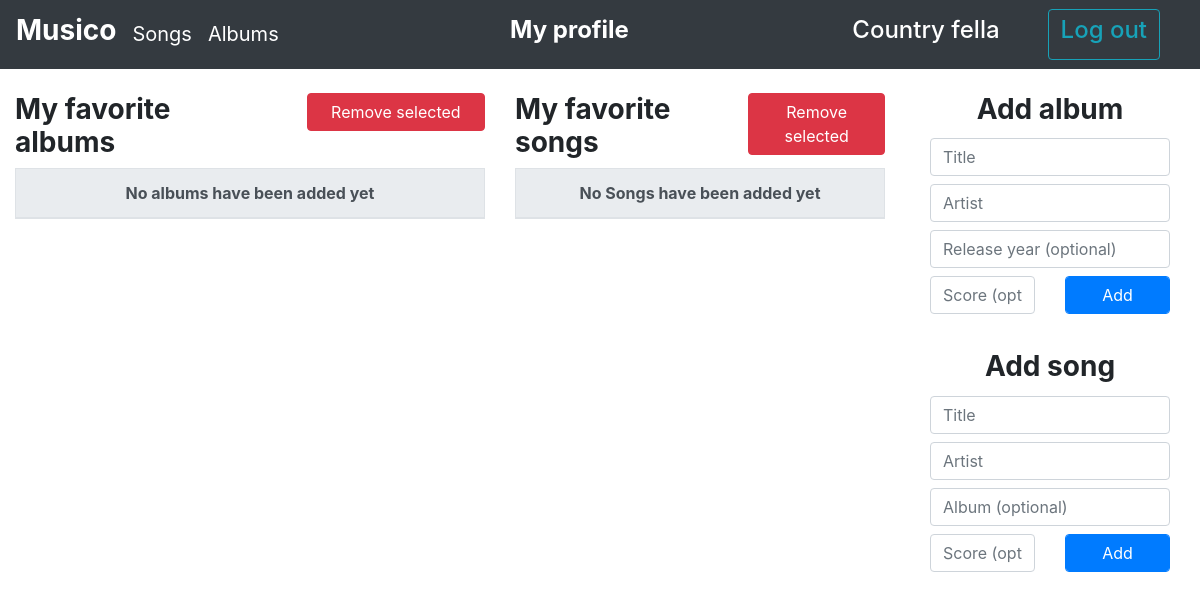
The page /profile (signed in) on the database as committed earlier.
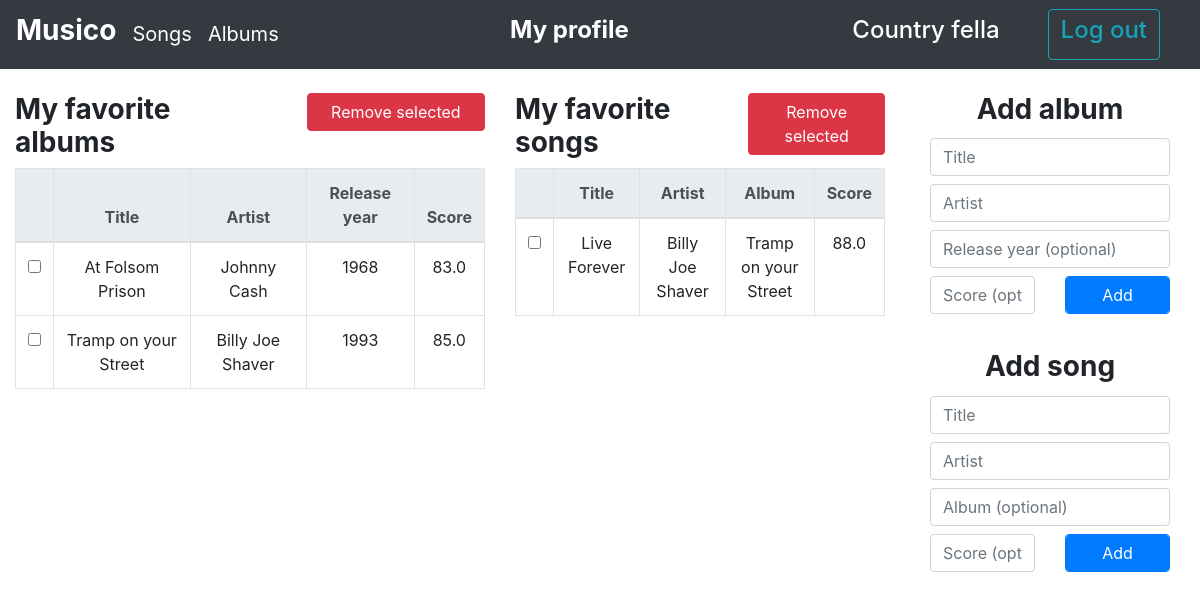
The same page on the database as committed later.
### app/models.py (models this page shows, shortened)
class User(db.Model, UserMixin):
    id = db.Column(db.Integer, primary_key=True)
    username = db.Column(db.String(50), index=True)
    password = db.Column(db.BINARY)
    favorite_songs = db.relationship('FavoriteSong', back_populates='user')
    favorite_albums = db.relationship('FavoriteAlbum', back_populates='user')

class FavoriteAlbum(db.Model):
    user_id = db.Column(db.Integer, db.ForeignKey('user.id'), primary_key=True)
    album_id = db.Column(db.Integer, db.ForeignKey('album.id'), primary_key=True)
    user = db.relationship('User', back_populates='favorite_albums')
    album = db.relationship('Album', back_populates='favored')
    rating = db.Column(db.Float)

class Album(db.Model):
    id = db.Column(db.Integer, primary_key=True)
    title = db.Column(db.String(200), index=True)
    year_released = db.Column(db.Integer, index=True)
    artist_id = db.Column(db.Integer, db.ForeignKey('artist.id'))
    artist = db.relationship('Artist', back_populates='albums')
    songs = db.relationship('Song', back_populates='album')
    favored = db.relationship('FavoriteAlbum', back_populates='album')
    def __repr__(self):
        return self.title

class Artist(db.Model):
    id = db.Column(db.Integer, primary_key=True)
    name = db.Column(db.String(150), index=True)
    albums = db.relationship('Album', back_populates='artist')
    songs = db.relationship('Song', back_populates='artist')
    def __repr__(self):
        return self.name

class FavoriteSong(db.Model):
    user_id = db.Column(db.Integer, db.ForeignKey('user.id'), primary_key=True)
    song_id = db.Column(db.Integer, db.ForeignKey('song.id'), primary_key=True)
    user = db.relationship('User', back_populates='favorite_songs')
    song = db.relationship('Song', back_populates='favored')
    rating = db.Column(db.Float)

class Song(db.Model):
    id = db.Column(db.Integer, primary_key=True)
    title = db.Column(db.String(200), index=True)
    artist_id = db.Column(db.Integer, db.ForeignKey('artist.id'))
    artist = db.relationship('Artist', back_populates='songs')
    album_id = db.Column(db.Integer, db.ForeignKey('album.id'))
    album = db.relationship('Album', back_populates='songs')
    favored = db.relationship('FavoriteSong', back_populates='song')

### app/views.py (the view)
@app.route('/profile', methods=['GET', 'POST'])
@login_required
def profile():
    user = User.query.get(int(session['_user_id']))
    album_form = AlbumForm()
    song_form = SongForm()
    if album_form.a_submit.data and album_form.validate_on_submit(): add_album(user, album_form)
    if song_form.s_submit.data and song_form.validate_on_submit(): add_song(user, song_form)
    if 'album_button' in request.form: remove_favorites(user, FavoriteAlbum, 'album')
    if 'song_button' in request.form: remove_favorites(user, FavoriteSong, 'song')
    return base('profile', user=user, album_form=album_form, song_form=song_form)

### app/forms.py
class AlbumForm(FlaskForm):
    a_title = StringField('title', validators=[DataRequired(), Length(max=200)], render_kw={'placeholder': 'Title'})
    a_artist = StringField('artist', validators=[DataRequired(), Length(max=150)], render_kw={'placeholder': 'Artist'})
    year = IntegerField('year', validators=[Optional(), NumberRange(min=0, max=date.today().year + 1)], render_kw={'placeholder': 'Release year (optional)'})
    a_score = FloatField('rating', validators=[Optional(), NumberRange(min=0, max=100)], render_kw={'placeholder': 'Score (optional)'})
    a_submit = SubmitField('Add')

class SongForm(FlaskForm):
    s_title = StringField('title', validators=[DataRequired(), Length(max=200)], render_kw={'placeholder': 'Title'})
    s_artist = StringField('artist', validators=[DataRequired(), Length(max=150)], render_kw={'placeholder': 'Artist'})
    album = StringField('album', validators=[Optional(), Length(max=200)], render_kw={'placeholder': 'Album (optional)'})
    s_score = FloatField('rating', validators=[Optional(), NumberRange(min=0, max=100)], render_kw={'placeholder': 'Score (optional)'})
    s_submit = SubmitField('Add')

### app/views.py (called while the page is built)
def base(page, **kwargs):
    if 'login' in request.form:
        return redirect(url_for('login'))
    if 'signup' in request.form:
        return redirect(url_for('signup'))
    if 'logout' in request.form:
        logout_user()
        return redirect(url_for('home'))
    return render_template(f"{page}.html", **kwargs)

@login_manager.user_loader
def load_user(user_id):
    return User.query.get(int(user_id))

### app/templates/profile.html (shortened to what this page needs)
{% extends 'base.html' %}
{% block page %}My profile{% endblock %}
{% block content %}
<div class='container-fluid'>
<div class='row my-4'>
    <form action="" method="post" class='col-5'>
        <table class="table table-hover table-bordered">
            <div class='row'>
                <div class='col-7'>
                    <h3><b>My favorite albums</b></h3>
                </div>
                <div class='col-5'>
                    <button type="submit" name="album_button" value="delete" class="btn btn-danger col-12">Remove selected</button>
                </div>
            </div>
            <thead class="thead-light">
                {% if user.favorite_albums|length == 0 %}
                <tr>
                    <th scope="col"><center>No albums have been added yet</center></th>
                </tr>
                {% else %}
                <tr>
                    <th scope="col"></th>
                    <th scope="col"><center>Title</center></th>
                    <th scope="col"><center>Artist</center></th>
                    <th scope="col"><center>Release year</center></th>
                    <th scope="col"><center>Score</center></th>
                </tr>
                {% endif %}
            </thead>
            <tbody>
                {% for album in user.favorite_albums %}
                <tr class="table", id="album,{{ album.album.id }}">
                    <td><input type="checkbox" name="album_id" , value="{{ album.album.id }}"></td>
                    <td align="center">{{ album.album.title }}</td>
                    <td align="center">{{ album.album.artist }}</td>
                    <td align="center">
                        {% if album.album.year_released != None %}{{ album.album.year_released }}{% endif %}
                    </td>
                    <td align="center" style="position: relative;">
                        {% if album.rating != None %}{{ album.rating }}{% endif %}
                    </td>
                </tr>
                {% endfor %}
            </tbody>
        </table>
    </form>
    <form action="" method="post" class='col-4'>
        <table class="table table-hover table-bordered">
            <div class='row'>
                <div class='col-7'>
                    <h3><b>My favorite songs</b></h3>
                </div>
                <div class='col-5'>
                    <button type="submit" name="song_button" value="delete" class="btn btn-danger col-12">Remove selected</button>
                </div>
            </div>
            <thead class="thead-light">
                {% if user.favorite_songs|length == 0 %}
                <tr>
                    <th scope="col"><center>No Songs have been added yet</center></th>
                </tr>
                {% else %}
                <tr>
                    <th scope="col"></th>
                    <th scope="col"><center>Title</center></th>
                    <th scope="col"><center>Artist</center></th>
                    <th scope="col"><center>Album</center></th>
                    <th scope="col"><center>Score</center></th>
                </tr>
                {% endif %}
            </thead>
            <tbody>
                {% for song in user.favorite_songs %}
                <tr class="table", id="song,{{ song.song.id }}">
                    <td><input type="checkbox" name="song_id" , value="{{ song.song.id }}"></td>
                    <td align="center">{{ song.song.title }}</td>
                    <td align="center">{{ song.song.artist }}</td>
                    <td align="center">
                        {% if song.song.album != None %}{{ song.song.album }}{% endif %}
                    </td>
                    <td align="center" style="position: relative;">
                        {% if song.rating != None %}{{ song.rating }}{% endif %}
                    </td>
                </tr>
                {% endfor %}
            </tbody>
        </table>
    </form>
    <div class='col-3'>
        <h3><center><b>Add album</b></center></h3>
        <form action="" method="post" name="add_album">
            <div class='container-fluid'>
                <div class='row py-1'>
                    <div class='col-12'>
                        {{ album_form.a_title(class_='form-control') }}
                    </div>
                </div>
                <div class='row py-1'>
                    <div class='col-12'>
                        {{ album_form.a_artist(class_='form-control') }}
                    </div>
                </div>
                <div class='row py-1'>
                    <div class='col-12'>
                        {{ album_form.year(class_='form-control') }}
                    </div>
                </div>
                <div class='row py-1'>
                    <div class='col-6'>
                        {{ album_form.a_score(class_='form-control') }}
                    </div>
                    <div class="col-6">
                        {{ album_form.a_submit(class_='form-control btn btn-primary col-12') }}
                    </div>
                </div>
                <div class='row py-1'>
                </div>
            </div>
        </form>
        <br>
        <h3><center><b>Add song</b></center></h3>
        <form action="" method="post" name="add_song">
            <div class='container-fluid'>
                <div class='row py-1'>
                    <div class='col-12'>
                        {{ song_form.s_title(class_='form-control') }}
                    </div>
                </div>
                <div class='row py-1'>
                    <div class='col-12'>
                        {{ song_form.s_artist(class_='form-control') }}
                    </div>
                </div>
                <div class='row py-1'>
                    <div class='col-12'>
                        {{ song_form.album(class_='form-control') }}
                    </div>
                </div>
                <div class="row py-1">
                    <div class='col-6'>
                        {{ song_form.s_score(class_='form-control') }}
                    </div>
                    <div class="col-6">
                        {{ song_form.s_submit(class_='form-control btn btn-primary col-12') }}
                    </div>
                </div>
            </div>
        </form>
    </div>
</div>
</div>
{% endblock %}

### app/templates/base.html (shortened to what this page needs)
<!DOCTYPE html>
<html>
<head>
  <link rel="stylesheet" href="https://stackpath.bootstrapcdn.com/bootstrap/4.2.1/css/bootstrap.min.css"
>
</head>
<body>
  <nav class="navbar navbar-expand-sm navbar-dark bg-dark" id='navbar-top'>
    <a class="navbar-brand" href="/"><h3><b>Musico</b></h3></a>
    <div class="collapse navbar-collapse" id="navbarSupportedContent">
      <ul class="navbar-nav mr-auto">
        <a class="navbar-brand" href="/songs">Songs</a>
        <a class="navbar-brand" href="/albums">Albums</a>
      </ul>
    </div>
    <div class="navbar-collapse" id="navbarSupportedContent">
        <a class="navbar-text text-white"><h4><b>{% block page %}{% endblock %}</b></h4></a>
    </div>
    <form action="", method="post">
      <span class="navbar-collapse">
          {% if current_user.is_authenticated %}
            <div class="px-2">
              <a class='navbar-brand text-white' href="/profile"><h4>{{ current_user.username }}</h4></a>
            </div>
            <div class="px-4">
              <button class="btn btn-outline-info" type="submit" name="logout"><h4>Log out</h4></button>
            </div>
        {% endif %}
      </span>
    </form>
  </nav>
  {% block content %}{% endblock %}
</body>
</html>

Rows that differ between the two databases and show on the page:
added FavoriteAlbum: album "At Folsom Prison", album.artist "Johnny Cash", album.year_released "1968", rating "83.0"
added FavoriteAlbum: album "Tramp on your Street", album.artist "Billy Joe Shaver", album.year_released "1993", rating "85.0"
added FavoriteSong: song "Live Forever", song.artist "Billy Joe Shaver", song.album "Tramp on your Street", rating "88.0"
Other text that changed with them:
text no longer shown: "No albums have been added yet No Songs have been added yet"
text now shown: "Title Artist Release year Score Title Artist Album Score"
